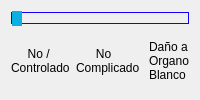
                    <widget class="QFrame" name="diabetesMilitusFrame">
                     <property name="styleSheet">
                      <string notr="true">QFrame {
	border: none;
}
QSlider::groove:horizontal {
    border: 1px solid;
	border-color: rgb(17, 0, 255);
    height: 10px;
    margin: 0px;
}

QSlider::handle:horizontal {
    background-color: rgb(11, 175, 225);
    border: 1px solid;
	border-color: rgb(11, 175, 225);
    height: px;
    width: 8px;
	margin: -15px 0px;
}

QLabel {
	font-size: 12px;
}</string>
                     </property>
                     <property name="frameShape">
                      <enum>QFrame::StyledPanel</enum>
                     </property>
                     <property name="frameShadow">
                      <enum>QFrame::Raised</enum>
                     </property>
                     <layout class="QVBoxLayout" name="verticalLayout_53">
                      <item>
                       <layout class="QGridLayout" name="gridLayout_42">
                        <item row="1" column="1" alignment="Qt::AlignHCenter">
                         <widget class="QLabel" name="diabetesMilitusNoComplicatedLabel">
                          <property name="text">
                           <string>      No
Complicado</string>
                          </property>
                         </widget>
                        </item>
                        <item row="1" column="0" alignment="Qt::AlignLeft">
                         <widget class="QLabel" name="diabetesMilitusNoLabel">
                          <property name="text">
                           <string>     No /
Controlado</string>
                          </property>
                         </widget>
                        </item>
                        <item row="1" column="2" alignment="Qt::AlignRight">
                         <widget class="QLabel" name="diabetesMilitusYesLabel">
                          <property name="text">
                           <string>Daño a
Organo
Blanco</string>
                          </property>
                         </widget>
                        </item>
                        <item row="0" column="0" colspan="3">
                         <widget class="QSlider" name="diabetesMilitusHorizontalSlider">
                          <property name="maximum">
                           <number>2</number>
                          </property>
                          <property name="pageStep">
                           <number>1</number>
                          </property>
                          <property name="orientation">
                           <enum>Qt::Horizontal</enum>
                          </property>
                         </widget>
                        </item>
                       </layout>
                      </item>
                     </layout>
                    </widget>
